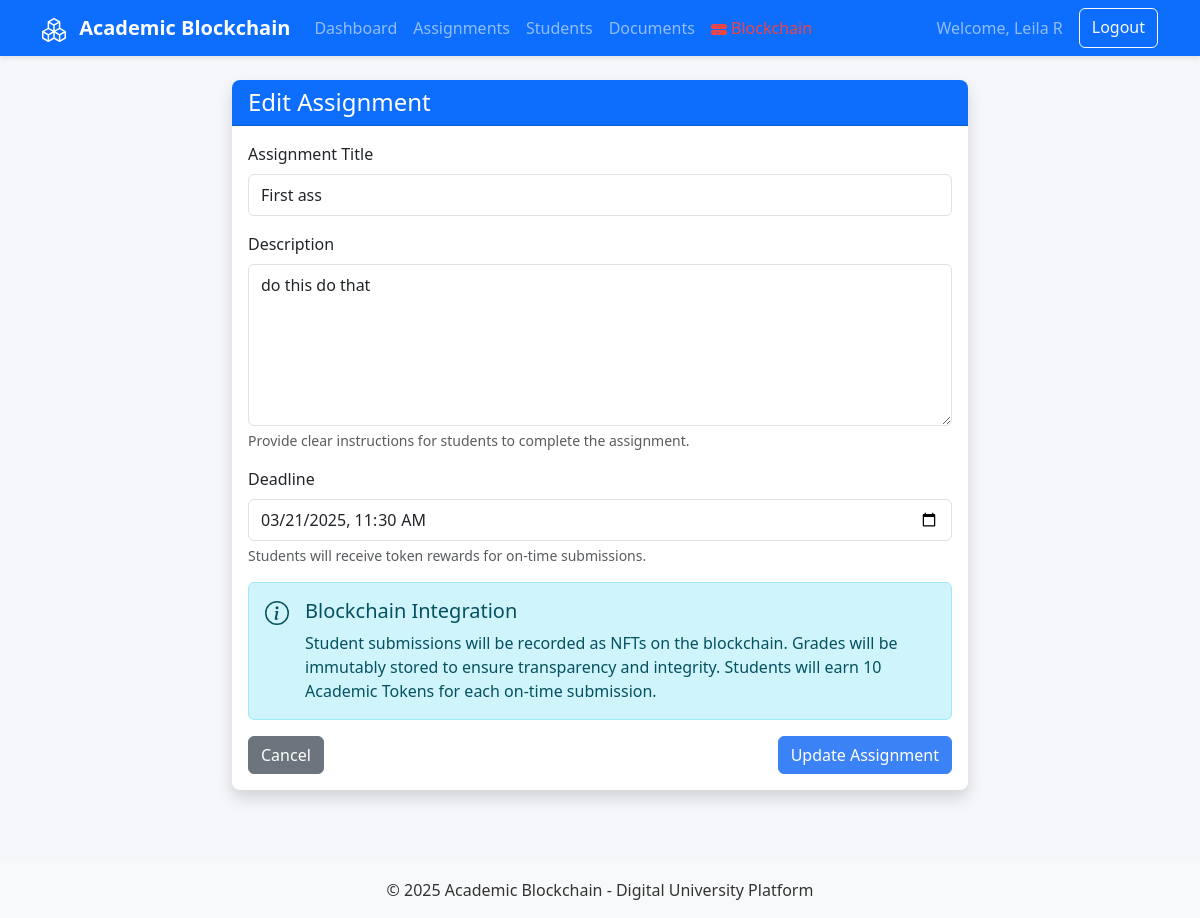
The app's page /teacher/edit_assignment/1 (signed in) with its own data.
### models/user.py (models this page shows, shortened)
class User(db.Model):
    id = db.Column(db.Integer, primary_key=True)
    name = db.Column(db.String(100), nullable=False)
    email = db.Column(db.String(100), unique=True, nullable=False)
    password_hash = db.Column(db.String(255), nullable=False)
    role = db.Column(db.String(20), nullable=False)  # 'student' or 'teacher'
    blockchain_address = db.Column(db.String(42), nullable=True)  # Ethereum address
    blockchain_wallet_address = db.Column(db.String(42), nullable=True)  # Specific user wallet
    blockchain_nonce = db.Column(db.Integer, default=0)  # For additional security
    photo = db.Column(db.String(255), nullable=True)
    created_at = db.Column(db.DateTime, default=datetime.utcnow)
    last_login = db.Column(db.DateTime, nullable=True)
    total_tokens_earned = db.Column(db.Float, default=0)
    total_tokens_spent = db.Column(db.Float, default=0)
    assignments = db.relationship('Assignment', backref='teacher', lazy=True)
    submissions = db.relationship('Submission', backref='user', lazy=True)
    documents = db.relationship('Document', backref='owner', lazy=True)
    token_transactions = db.relationship('TokenTransaction', backref='user', lazy=True)

### models/assignment.py (models this page shows, shortened)
class Assignment(db.Model):
    id = db.Column(db.Integer, primary_key=True)
    title = db.Column(db.String(100), nullable=False)
    description = db.Column(db.Text, nullable=False)
    deadline = db.Column(db.DateTime, nullable=False)
    teacher_id = db.Column(db.Integer, db.ForeignKey('user.id'), nullable=False)
    created_at = db.Column(db.DateTime, default=datetime.utcnow)
    submissions = db.relationship('Submission', backref='assignment_ref', lazy=True)

### controllers/teacher.py (the view, shortened to what this page needs)
@teacher.route('/edit_assignment/<int:assignment_id>', methods=['GET', 'POST'])
def edit_assignment(assignment_id):
    user = User.query.get(session['user_id'])
    assignment = Assignment.query.get_or_404(assignment_id)
    if assignment.teacher_id != user.id:
        flash('You do not have permission to edit this assignment', 'danger')
        return redirect(url_for('teacher.manage_assignments'))
    return render_template('teacher/edit_assignment.html', assignment=assignment, user=user)

### controllers/teacher.py (called while the page is built)
@teacher.before_request
def check_teacher():
    if 'user_id' not in session or session['role'] != 'teacher':
        flash('Please log in as a teacher to access this page', 'warning')
        return redirect(url_for('auth.login'))

### templates/teacher/edit_assignment.html (shortened to what this page needs)
{% extends "layout.html" %}
{% block content %}
<div class="row justify-content-center">
    <div class="col-md-8">
        <div class="card shadow">
            <div class="card-header bg-primary text-white">
                <h4 class="mb-0">Edit Assignment</h4>
            </div>
            <div class="card-body">
                <form method="POST" action="{{ url_for('teacher.edit_assignment', assignment_id=assignment.id) }}">
                    <div class="mb-3">
                        <label for="title" class="form-label">Assignment Title</label>
                        <input type="text" class="form-control" id="title" name="title" value="{{ assignment.title }}" required>
                    </div>
                    <div class="mb-3">
                        <label for="description" class="form-label">Description</label>
                        <textarea class="form-control" id="description" name="description" rows="6" required>{{ assignment.description }}</textarea>
                        <div class="form-text">Provide clear instructions for students to complete the assignment.</div>
                    </div>
                    <div class="mb-3">
                        <label for="deadline" class="form-label">Deadline</label>
                        <input type="datetime-local" class="form-control" id="deadline" name="deadline"
                               value="{{ assignment.deadline.strftime('%Y-%m-%dT%H:%M') }}" required>
                        <div class="form-text">Students will receive token rewards for on-time submissions.</div>
                    </div>
                    <div class="alert alert-info">
                        <div class="d-flex">
                            <div class="me-3">
                            </div>
                            <div>
                                <h5 class="alert-heading">Blockchain Integration</h5>
                                <p class="mb-0">Student submissions will be recorded as NFTs on the blockchain. Grades will be immutably stored to ensure transparency and integrity. Students will earn 10 Academic Tokens for each on-time submission.</p>
                            </div>
                        </div>
                    </div>
                    <div class="d-flex justify-content-between">
                        <a href="{{ url_for('teacher.manage_assignments') }}" class="btn btn-secondary">Cancel</a>
                        <button type="submit" class="btn btn-primary">Update Assignment</button>
                    </div>
                </form>
            </div>
        </div>
    </div>
</div>
{% endblock %}

### templates/layout.html (shortened to what this page needs)
<!DOCTYPE html>
<html lang="en">
<head>
    <link rel="stylesheet" href="https://cdn.jsdelivr.net/npm/bootstrap@5.3.0/dist/css/bootstrap.min.css">
    <link rel="stylesheet" href="{{ url_for('static', filename='css/style.css') }}">
</head>
<body>
{% block navbar %}
<nav class="navbar navbar-expand-lg navbar-dark bg-primary">
    <div class="container">
        <a class="navbar-brand" href="{{ url_for('auth.index') }}">
            Academic Blockchain
        </a>
        <div class="collapse navbar-collapse" id="navbarNav">
            <ul class="navbar-nav me-auto">
                {% if session.user_id %}
                {% if session.role == 'student' %}
                <li class="nav-item">
                    <a class="nav-link {% if request.endpoint == 'student.dashboard' %}active{% endif %}" href="{{ url_for('student.dashboard') }}">Dashboard</a>
                </li>
                <li class="nav-item">
                    <a class="nav-link {% if request.endpoint == 'student.view_assignments' %}active{% endif %}" href="{{ url_for('student.view_assignments') }}">Assignments</a>
                </li>
                <li class="nav-item">
                    <a class="nav-link {% if request.endpoint == 'student.view_documents' %}active{% endif %}" href="{{ url_for('student.view_documents') }}">My Documents</a>
                </li>
                <li class="nav-item">
                    <a class="nav-link {% if request.endpoint == 'student.view_tokens' %}active{% endif %}" href="{{ url_for('student.view_tokens') }}">My Tokens</a>
                </li>
                {% elif session.role == 'teacher' %}
                <li class="nav-item">
                    <a class="nav-link {% if request.endpoint == 'teacher.dashboard' %}active{% endif %}" href="{{ url_for('teacher.dashboard') }}">Dashboard</a>
                </li>
                <li class="nav-item">
                    <a class="nav-link {% if request.endpoint == 'teacher.manage_assignments' %}active{% endif %}" href="{{ url_for('teacher.manage_assignments') }}">Assignments</a>
                </li>
                <li class="nav-item">
                    <a class="nav-link {% if request.endpoint == 'teacher.view_students' %}active{% endif %}" href="{{ url_for('teacher.view_students') }}">Students</a>
                </li>
                <li class="nav-item">
                    <a class="nav-link {% if request.endpoint == 'teacher.view_documents' %}active{% endif %}" href="{{ url_for('teacher.view_documents') }}">Documents</a>
                </li>
                {% endif %}
                <li class="nav-item">
                    <a class="nav-link {% if request.endpoint == 'blockchain.blockchain_status' %}active{% endif %}" href="{{ url_for('blockchain.blockchain_status') }}">
                        <span id="blockchain-status-indicator" class="blockchain-status-unknown">
                            Blockchain
                        </span>
                    </a>
                </li>
                {% endif %}
            </ul>
            <div class="d-flex">
                {% if session.user_id %}
                <span class="navbar-text me-3">Welcome, {{ session.name }}</span>
                <a href="{{ url_for('auth.logout') }}" class="btn btn-outline-light">Logout</a>
                {% else %}
                <a href="{{ url_for('auth.login') }}" class="btn btn-outline-light me-2">Login</a>
                <a href="{{ url_for('auth.register') }}" class="btn btn-light">Register</a>
                {% endif %}
            </div>
        </div>
    </div>
</nav>
{% endblock %}
<div class="container mt-4">
    {% block content %}{% endblock %}
</div>
{% block footer %}
<footer class="bg-light py-3 mt-5">
    <div class="container text-center">
        <p class="mb-0">&copy; 2025 Academic Blockchain - Digital University Platform</p>
    </div>
</footer>
{% endblock %}
</body>
</html>

### static/css/style.css (style rules this page uses)
body { font-family: 'Segoe UI', Roboto, 'Helvetica Neue', Arial, sans-serif; background-color: #f5f7fa; color: #333; }
.card { border-radius: 0.5rem; box-shadow: 0 2px 5px rgba(0, 0, 0, 0.1); border: none; margin-bottom: 1.5rem; }
.card-header { border-radius: 0.5rem 0.5rem 0 0 !important; font-weight: 500; }
.btn { border-radius: 0.375rem; font-weight: 500; }
.btn-primary { background-color: #3b82f6; border-color: #3b82f6; }
.navbar { box-shadow: 0 2px 5px rgba(0, 0, 0, 0.1); }
.navbar-brand { font-weight: 600; }
.form-control, .form-select { border-radius: 0.375rem; padding: 0.5rem 0.75rem; }
footer { background-color: #f8f9fa; margin-top: 2rem; padding: 1rem 0; }

### templates/layout.html (style rules this page uses)
.blockchain-status-error { color: #ef4444; }

### records on screen
User: name "Leila R"
Assignment: title "First ass", description "do this do that", deadline "03/21/2025 11:30"
